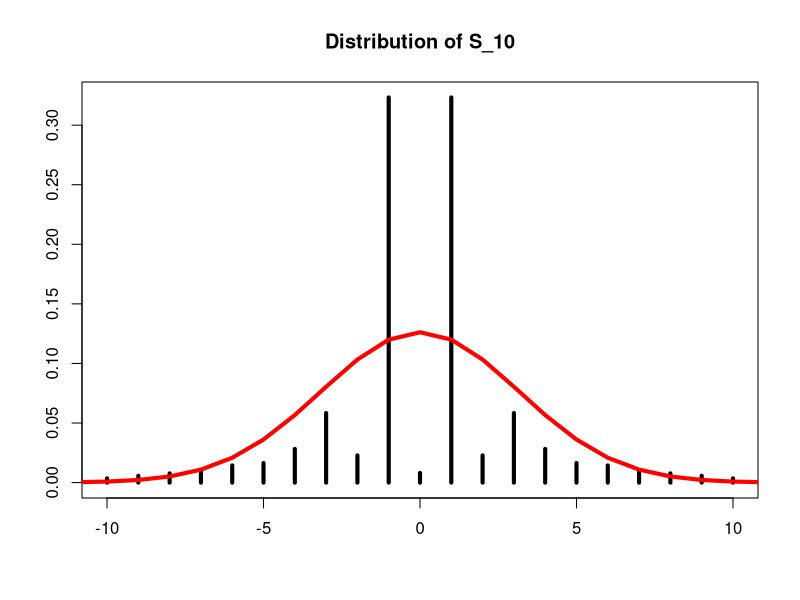
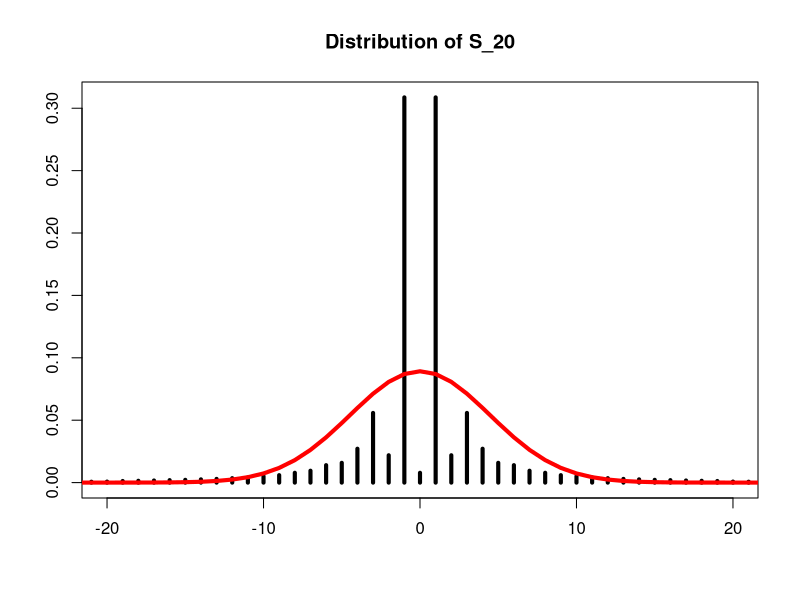
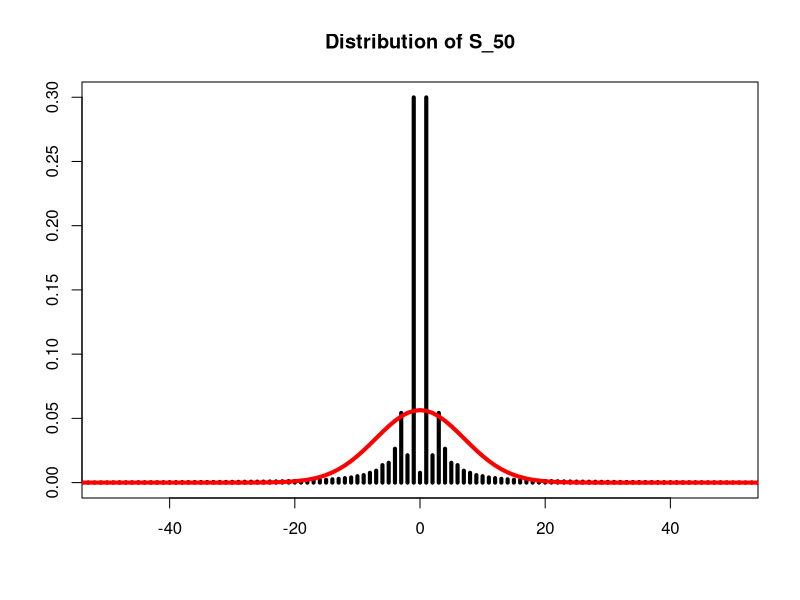
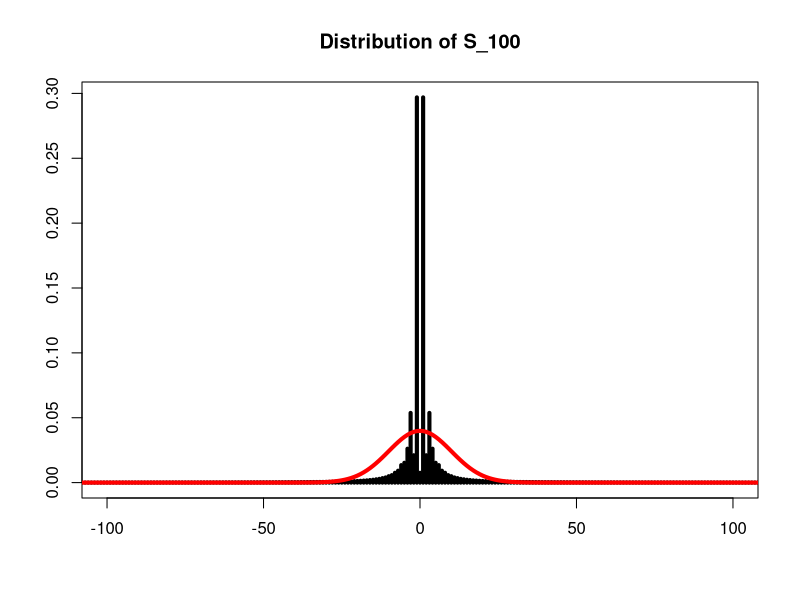

Reproduce these figures in R, in order.
## ---- chunk 1
dist.sum <- function(probs) {
  k <- ncol(probs) 
  n <- nrow(probs) # Number of summands
  x <- c(0:(n*(k-1))) # Range of the sum of n random variables
  dft <- 1
  m <- 0
  v <- 0
  
  for (i in 1:n) {
    p <- as.vector(probs[i,])
    # Pad the vector with zeros so that it has the same length as x
    p <- c(p,rep(0,length(x)-k)) 
    # Update the mean and variance
    m <- m + sum(p*x)
    v <- v + sum(p*(x-sum(x*p))^2)
    # Take the DFT of p and multiply by previous value of dft
    dft <- dft*fft(p)
  }
  
  # Take the inverse DFT of dft to obtain the distribution of S
  p.sum <- fft(dft,inv=T)/length(x)
  # The probability distribution of the sum will be contained in
  # the real components of probs.fft.inv; in theory, the imaginary
  # component is exactly 0 but computationally the imaginary component
  # persists due to rounding error.
  p.sum <- Re(p.sum)
  output <- list(x=x,probs=p.sum,mean=m,var=v)
  return(output)
}
## ---- chunk 2
# Calculate the probability of y_i = j
y_prob <- function(i, j) {
  if (j == i) return(1 - 1/(i^2))
  if (j == 0 | j == 2*i) return(1/(2*i^2))
  else return(0)
}

n_values <- c(10, 20, 50, 100)

for (n in n_values) {
  m <- matrix(NA, nrow = n, ncol = 2*n+1)
  
  # Fill in the matrix of probabilities
  for (i in 1:n) {
    for (j in 0:(2*n)) {
      m[i, j+1] = y_prob(i, j)
    }
  }
  
  # Apply the dist.sum function
  output <- dist.sum(m)
  # Obtain the distribution of the sum of X_i's
  output$x <- output$x - n*(n+1)/2
  output$mean <- output$mean - n*(n+1)/2
  # Plot the sum's distribution with the normal distribution
  plot(output$x, output$probs, type = "h", lwd = 4, xlim = c(-n, n), main = paste("Distribution of S_", n, sep = ""), xlab = "", ylab = "")
  lines(output$x, dnorm(output$x, mean = output$mean, sd = sqrt(output$var)), col = "red", lwd = 4)
}
